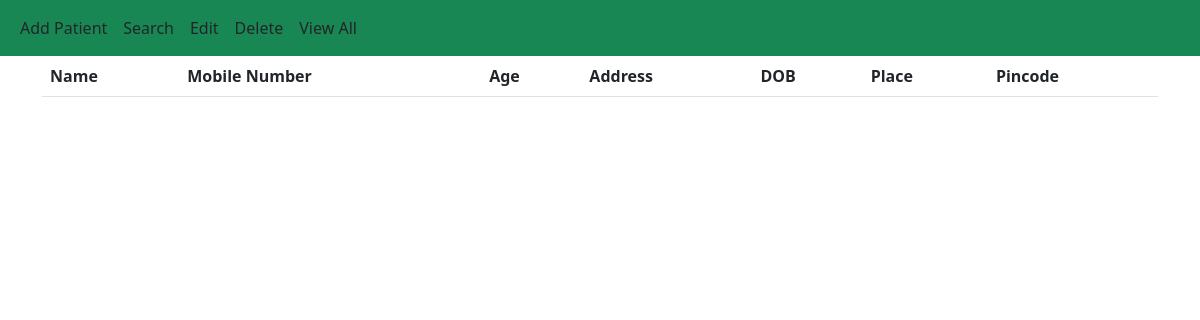
Page /viewall on the earlier database version.
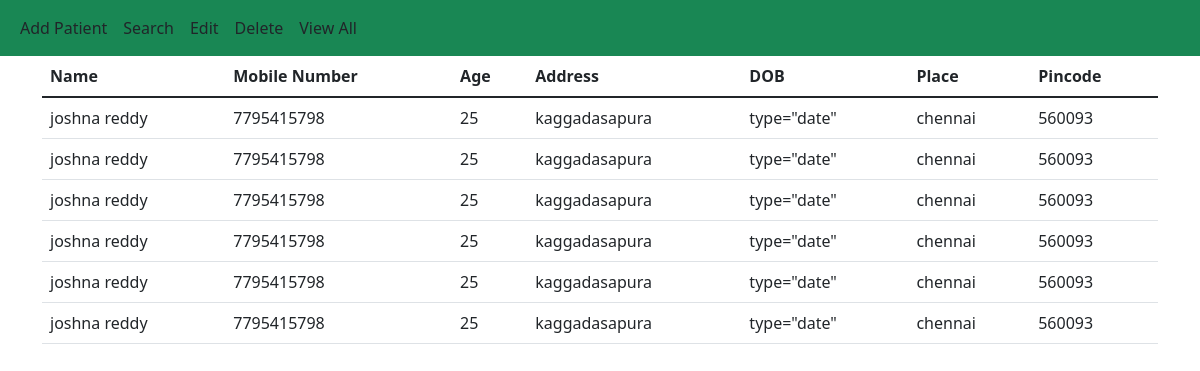
Same page on the later database version.
### tables this page shows
CREATE TABLE patient(
                                ID integer primary key autoincrement,
                                name text,
                                mobnumber integer,
                                age integer,
                                address text,
                                dob text,
                                place text,
                                pincode integer                                                         
                                );

### hospital.py (the view)
@hospital.route("/viewall")
def view_patient():
    cursor=connection.cursor()
    count=cursor.execute("select * from patient")
    result=cursor.fetchall()
    return render_template("viewall.html",patient=result)

### templates/viewall.html (shortened to what this page needs)
<!DOCTYPE html>
<html lang="en">
<head>
    <link href="https://cdn.jsdelivr.net/npm/bootstrap@5.1.3/dist/css/bootstrap.min.css" rel="stylesheet">
</head>
<body>
    <nav class="navbar navbar-expand-lg navbar-light bg-success">
        <div class="container-fluid">
          <div class="collapse navbar-collapse" id="navbarNav">
            <ul class="navbar-nav">
              <li class="nav-item">
                <a class="nav-link text-dark active" href="/dashboard">Add Patient</a>
              </li>
              <li class="nav-item">
                <a class="nav-link text-dark" aria-current="page" href="/search">Search</a>
              </li>
              <li class="nav-item">
                <a class="nav-link text-dark" href="/updatesearch">Edit</a>
              </li>
              <li class="nav-item">
                <a class="nav-link text-dark" href="/delete">Delete</a>
              </li>
              <li class="nav-item">
                <a class="nav-link text-dark" href="/viewall">View All</a>
              </li>
            </ul>
          </div>
        </div>
      </nav>
    <div class="container">
        <div class="row">
            <div class="col">
                <table class="table">
                    <thead>
                      <tr>
                        <th scope="col">Name</th>
                        <th scope="col">Mobile Number</th>
                        <th scope="col">Age</th>
                        <th scope="col">Address</th>
                        <th scope="col">DOB</th>
                        <th scope="col">Place</th>
                        <th scope="col">Pincode</th>
                      </tr>
                    </thead>
                    <tbody>
                      {% for i in patient %}
                      <tr>
                        <td>{{i[1]}}</td>
                        <td>{{i[2]}}</td>
                        <td>{{i[3]}}</td>
                        <td>{{i[4]}}</td>
                        <td>{{i[5]}}</td>
                        <td>{{i[6]}}</td>
                        <td>{{i[7]}}</td>
                      </tr>
                      {% endfor %}
                    </tbody>
                  </table>
            </div>
        </div>
    </div>
</body>
</html>

Differences in the rows shown:
added patient: name "joshna reddy", mobnumber "7795415798", age "25", address "kaggadasapura", dob "type=\"date\"", place "chennai", pincode "560093"
added patient: name "joshna reddy", mobnumber "7795415798", age "25", address "kaggadasapura", dob "type=\"date\"", place "chennai", pincode "560093"
added patient: name "joshna reddy", mobnumber "7795415798", age "25", address "kaggadasapura", dob "type=\"date\"", place "chennai", pincode "560093"
added patient: name "joshna reddy", mobnumber "7795415798", age "25", address "kaggadasapura", dob "type=\"date\"", place "chennai", pincode "560093"
added patient: name "joshna reddy", mobnumber "7795415798", age "25", address "kaggadasapura", dob "type=\"date\"", place "chennai", pincode "560093"
added patient: name "joshna reddy", mobnumber "7795415798", age "25", address "kaggadasapura", dob "type=\"date\"", place "chennai", pincode "560093"
